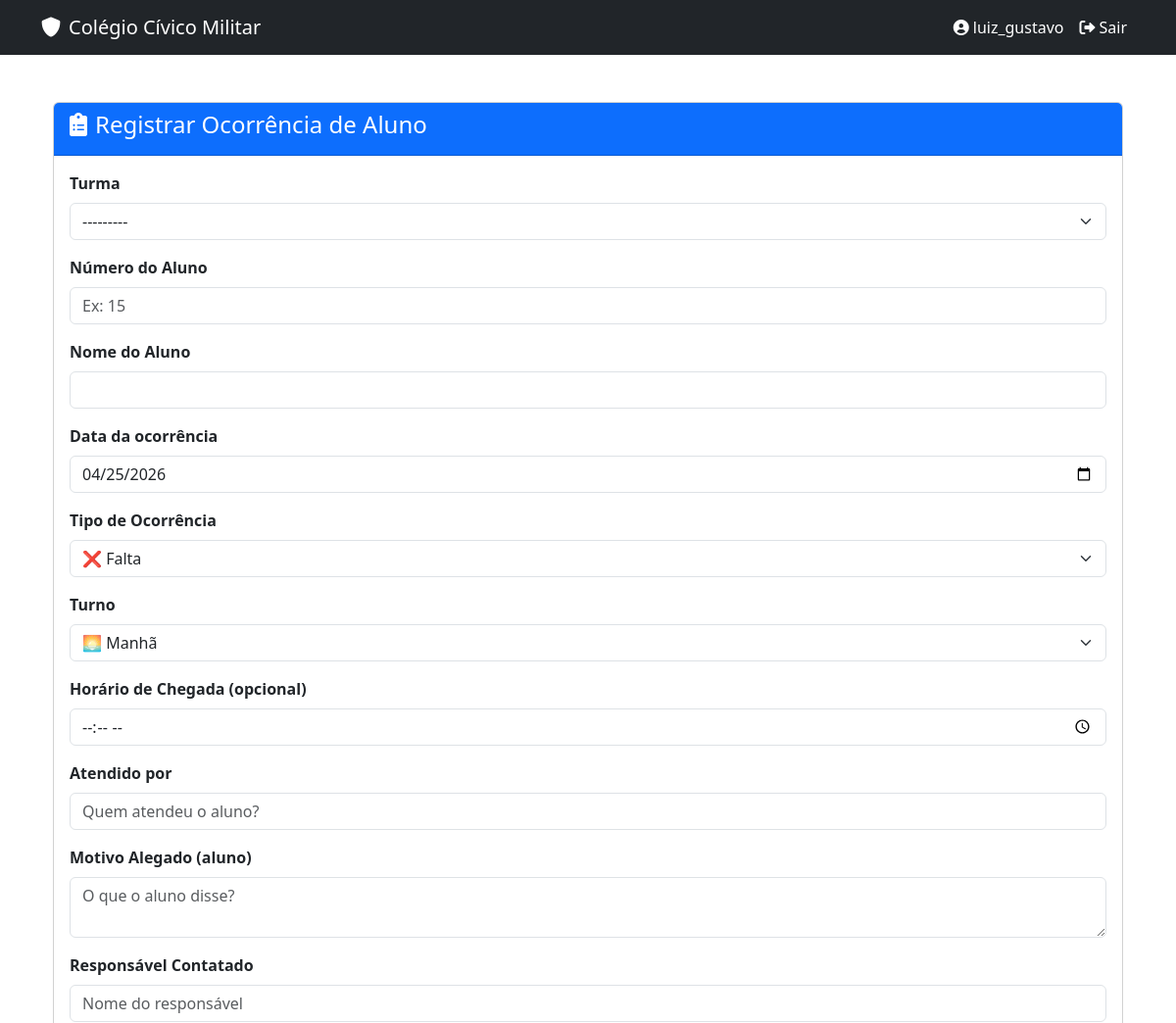
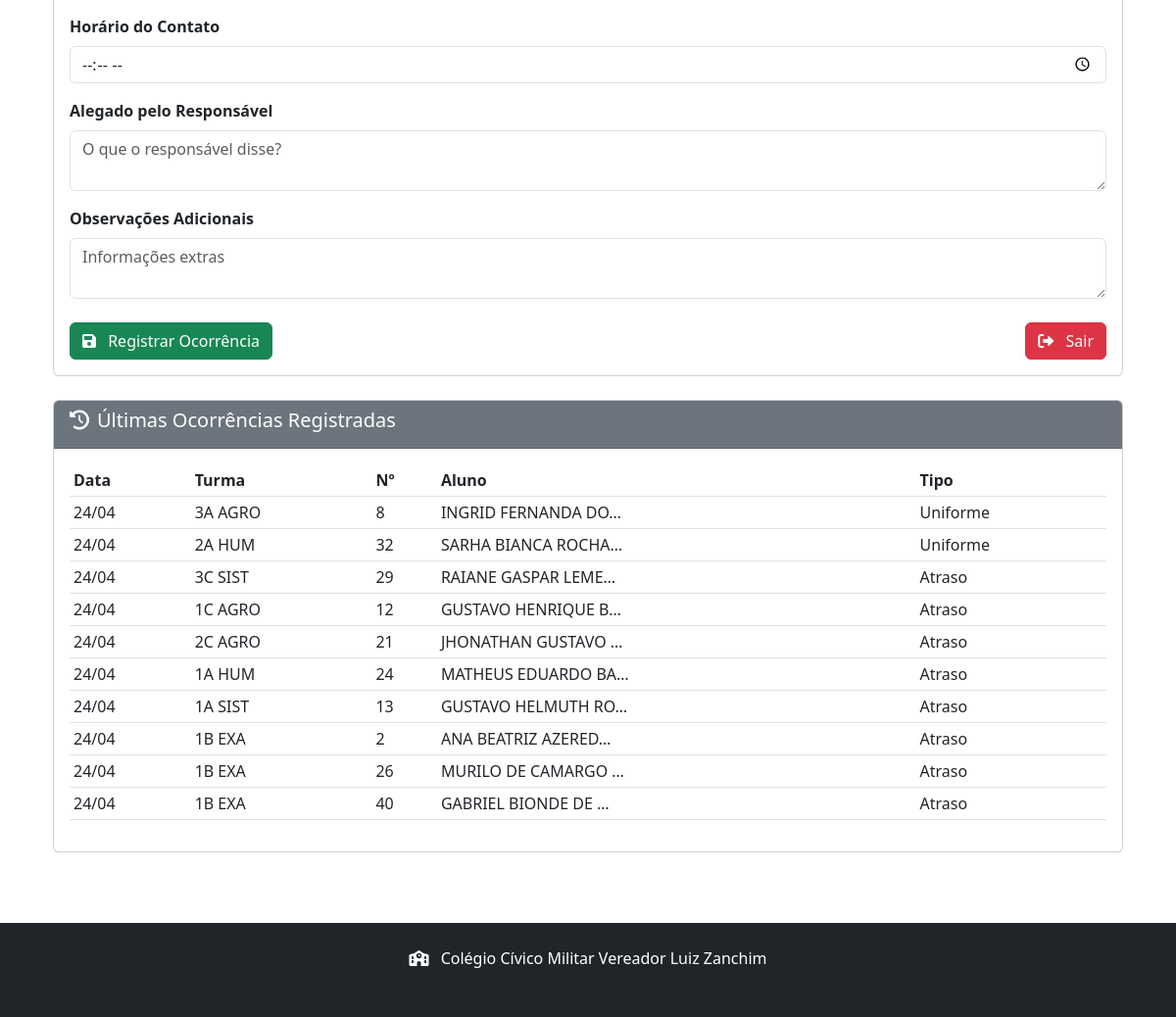
The app's page /digitador/ (signed in) with its own data (2 pictures, top to bottom).
### apps/models.py (models this page shows, shortened)
class RegistroOcorrenciaAluno(models.Model):
    TIPO_CHOICES = [
        ('falta', 'Falta'),
        ('atraso', 'Atraso'),
        ('piercing', 'Uso de Piercing'),
        ('cabelo', 'Cabelo'),
        ('uniforme', 'Uniforme'),
        ('desvio_normas', 'Desvio de Normas'),
    ]
    TURNO_CHOICES = [
        ('manha', 'Manhã'),
        ('tarde', 'Tarde'),
    ]
    aluno = models.ForeignKey(Aluno, on_delete=models.CASCADE, related_name='ocorrencias')
    data = models.DateField(default=timezone.now)
    faltou = models.BooleanField(default=False, verbose_name="Faltou")
    tipo_ocorrencia = models.CharField(max_length=20, choices=TIPO_CHOICES, default='falta', verbose_name="Tipo de ocorrência")
    busca_ativa_realizada = models.BooleanField(default=False, verbose_name="Busca Ativa realizada")
    turno = models.CharField(max_length=10, choices=TURNO_CHOICES, default='manha', verbose_name="Turno")
    observacoes_adicionais = models.TextField(
        blank=True,
        null=True,
        verbose_name="Observações Adicionais (ATA)"
    )
    horario_chegada = models.TimeField(verbose_name="Horário de chegada", null=True, blank=True)
    motivo_alegado = models.TextField(verbose_name="Motivo alegado pelo aluno", blank=True)
    atendido_por = models.CharField(max_length=100, verbose_name="Atendido por (pedagoga)", blank=True)
    responsavel_contatado = models.CharField(max_length=100, verbose_name="Nome do responsável contatado", blank=True)
    horario_contato = models.TimeField(verbose_name="Horário do contato", null=True, blank=True)
    alegado_responsavel = models.TextField(verbose_name="O que foi alegado pelo responsável", blank=True)
    resposta_disparo = models.TextField(
        blank=True,
        null=True,
        verbose_name="Resposta via Disparo (WhatsApp)"
    )
    resposta_disparo_data = models.DateTimeField(
        blank=True,
        null=True,
        verbose_name="Data da resposta via disparo"
    )
    registrado_em = models.DateTimeField(auto_now_add=True)
    registrado_por = models.ForeignKey(
        User,
        on_delete=models.SET_NULL,
        null=True,
        related_name='ocorrencias_registradas'
    )
    class Meta:
        ordering = ['-data', '-horario_chegada']
        verbose_name = "Ocorrência de Aluno"
        verbose_name_plural = "Ocorrências de Alunos"

class Aluno(models.Model):
    nome = models.CharField(max_length=100)
    numero = models.IntegerField()
    turma = models.ForeignKey(Turma, on_delete=models.CASCADE, related_name='alunos')
    ativo = models.BooleanField(default=True)
    telefone = models.CharField(max_length=20, blank=True, null=True, verbose_name="Telefone")
    class Meta:
        ordering = ['turma', 'numero']
        unique_together = ['turma', 'numero']

class Turma(models.Model):
    TURNO_CHOICES = [
        ('manha', 'Manhã'),
        ('tarde', 'Tarde'),
    ]
    nome = models.CharField(max_length=10)  # Ex: 3A, 3B
    ano = models.IntegerField()  # 2026
    serie = models.CharField(max_length=20)  # 3º Ano
    ativa = models.BooleanField(default=True)
    turno = models.CharField(
        max_length=10,
        choices=TURNO_CHOICES,
        blank=True,
        null=True,
        verbose_name='Turno'
    )
    class Meta:
        ordering = ['nome']
    def __str__(self):
        return f"{self.serie} - {self.nome}"

### apps/views.py (the view)
# urls.py: path('digitador/', views.formulario_digitador, name='formulario_digitador'),
@login_required
@user_passes_test(grupo_digitadores, login_url='/')
def formulario_digitador(request):
    ultima_data_str = request.session.get('ultima_data_ocorrencia')
    if ultima_data_str:
        try:
            ultima_data = datetime.strptime(ultima_data_str, '%Y-%m-%d').date()
        except ValueError:
            ultima_data = timezone.now().date()
    else:
        ultima_data = timezone.now().date()
    ultima_turma_id = request.session.get('ultima_turma_ocorrencia_id')
    ultima_turma = None
    if ultima_turma_id:
        try:
            ultima_turma = Turma.objects.get(id=ultima_turma_id)
        except Turma.DoesNotExist:
            ultima_turma = None
    if request.method == 'POST':
        form = RegistroOcorrenciaForm(request.POST)
        if form.is_valid():
            turma = form.cleaned_data['turma']
            numero = form.cleaned_data['numero_aluno']
            aluno = Aluno.objects.filter(turma=turma, numero=numero).first()
            if not aluno:
                messages.error(request, f'Aluno número {numero} não encontrado na turma {turma.nome}!')
                return render(request, 'formulario_digitador.html', {
                    'form': form,
                    'ultimas_ocorrencias': RegistroOcorrenciaAluno.objects.select_related('aluno', 'aluno__turma').order_by('-data', '-horario_chegada')[:10]
                })
            ocorrencia = form.save(commit=False)
            tipo_ocorrencia = form.cleaned_data.get('tipo_ocorrencia')
            if tipo_ocorrencia == 'falta':
                ocorrencia.faltou = True
            else:
                ocorrencia.faltou = False
            ocorrencia.turno = form.cleaned_data.get('turno', 'manha')
            if ocorrencia.horario_chegada == '':
                ocorrencia.horario_chegada = None
            if ocorrencia.horario_contato == '':
                ocorrencia.horario_contato = None
            ocorrencia.aluno = aluno
            ocorrencia.registrado_por = request.user
            ocorrencia.save()
            request.session['ultima_data_ocorrencia'] = ocorrencia.data.isoformat()
            request.session['ultima_turma_ocorrencia_id'] = turma.id
            request.session['ultima_turma_ocorrencia_nome'] = turma.nome
            messages.success(request, f'Ocorrência registrada para {aluno.nome} (Turma {turma.nome}, Nº {numero})')
            return redirect('formulario_digitador')
        else:
            messages.error(request, 'Erro no formulário. Verifique os dados.')
    else:
        initial_data = {
            'data': ultima_data.isoformat(),
            'faltou': True,
        }
        form = RegistroOcorrenciaForm(initial=initial_data)
        if ultima_turma:
            form.fields['turma'].initial = ultima_turma
    ultimas_ocorrencias = RegistroOcorrenciaAluno.objects.select_related('aluno', 'aluno__turma').order_by('-data', '-horario_chegada')[:10]
    return render(request, 'formulario_digitador.html', {
        'form': form,
        'ultimas_ocorrencias': ultimas_ocorrencias
    })

### apps/views.py (called while the page is built)
def grupo_digitadores(user):
    return user.groups.filter(name='Digitadores').exists()

### apps/templates/formulario_digitador.html (shortened to what this page needs)
{% extends 'base.html' %}
{% block content %}
<div class="container mt-4">
    <div class="card">
        <div class="card-header bg-primary text-white">
            <h4><i class="fas fa-clipboard-list me-2"></i>Registrar Ocorrência de Aluno</h4>
        </div>
        <div class="card-body">
            <form method="post" id="ocorrenciaForm">
                <div class="mb-3">
                    <label class="form-label fw-bold">{{ form.turma.label }}</label>
                    {{ form.turma }}
                </div>
                <div class="mb-3">
                    <label class="form-label fw-bold">{{ form.numero_aluno.label }}</label>
                    {{ form.numero_aluno }}
                </div>
                <div class="mb-3">
                    <label class="form-label fw-bold">{{ form.nome_aluno.label }}</label>
                    {{ form.nome_aluno }}
                </div>
                <div class="mb-3">
                    <label class="form-label fw-bold">{{ form.data.label }}</label>
                    {{ form.data }}
                </div>
                <div class="mb-3">
                    <label class="form-label fw-bold">Tipo de Ocorrência</label>
                    <select name="tipo_ocorrencia" class="form-select" required>
                        <option value="falta">❌ Falta</option>
                    </select>
                </div>
                <div class="mb-3">
                    <label class="form-label fw-bold">Turno</label>
                    <select name="turno" class="form-select" required>
                        <option value="manha">🌅 Manhã</option>
                    </select>
                </div>
                <div class="mb-3">
                    <label class="form-label fw-bold">Horário de Chegada (opcional)</label>
                    <input type="time" name="horario_chegada" class="form-control" step="60">
                </div>
                <div class="mb-3">
                    <label class="form-label fw-bold">Atendido por</label>
                    <input type="text" name="atendido_por" class="form-control" placeholder="Quem atendeu o aluno?">
                </div>
                <div class="mb-3">
                    <label class="form-label fw-bold">Motivo Alegado (aluno)</label>
                    <textarea name="motivo_alegado" class="form-control" rows="2" placeholder="O que o aluno disse?"></textarea>
                </div>
                <div class="mb-3">
                    <label class="form-label fw-bold">Responsável Contatado</label>
                    <input type="text" name="responsavel_contatado" class="form-control" placeholder="Nome do responsável">
                </div>
                <div class="mb-3">
                    <label class="form-label fw-bold">Horário do Contato</label>
                    <input type="time" name="horario_contato" class="form-control" step="60">
                </div>
                <div class="mb-3">
                    <label class="form-label fw-bold">Alegado pelo Responsável</label>
                    <textarea name="alegado_responsavel" class="form-control" rows="2" placeholder="O que o responsável disse?"></textarea>
                </div>
                <div class="mb-3">
                    <label class="form-label fw-bold">Observações Adicionais</label>
                    <textarea name="observacoes_adicionais" class="form-control" rows="2" placeholder="Informações extras"></textarea>
                </div>
                <div class="mt-4 d-flex justify-content-between">
                    <button type="submit" class="btn btn-success">
                        <i class="fas fa-save me-2"></i> Registrar Ocorrência
                    </button>
                    <form method="post" action="{% url 'logout' %}" style="display: inline;">
                        <button type="submit" class="btn btn-danger">
                            <i class="fas fa-sign-out-alt me-2"></i> Sair
                        </button>
                    </form>
                </div>
            </form>
        </div>
    </div>
    <div class="card mt-4">
        <div class="card-header bg-secondary text-white">
            <h5><i class="fas fa-history me-2"></i>Últimas Ocorrências Registradas</h5>
        </div>
        <div class="card-body">
            {% if ultimas_ocorrencias %}
                <div class="table-responsive">
                    <table class="table table-sm table-hover">
                        <thead>
                            <tr>
                                <th>Data</th>
                                <th>Turma</th>
                                <th>Nº</th>
                                <th>Aluno</th>
                                <th>Tipo</th>
                            </tr>
                        </thead>
                        <tbody>
                            {% for occ in ultimas_ocorrencias %}
                            <tr>
                                <td>{{ occ.data|date:"d/m" }}</td>
                                <td>{{ occ.aluno.turma.nome }}</td>
                                <td>{{ occ.aluno.numero }}</td>
                                <td>{{ occ.aluno.nome|truncatechars:20 }}</td>
                                <td>{{ occ.get_tipo_ocorrencia_display|truncatechars:12 }}</td>
                            </tr>
                            {% endfor %}
                        </tbody>
                    </table>
                </div>
            {% else %}
                <p class="text-muted text-center mb-0">Nenhuma ocorrência registrada ainda.</p>
            {% endif %}
        </div>
    </div>
</div>
{% endblock %}

### apps/templates/base.html (shortened to what this page needs)
<!DOCTYPE html>
<html lang="pt-br">
<head>
    <link href="https://cdn.jsdelivr.net/npm/bootstrap@5.3.0/dist/css/bootstrap.min.css" rel="stylesheet">
    <link rel="stylesheet" href="https://cdnjs.cloudflare.com/ajax/libs/font-awesome/6.0.0/css/all.min.css">
</head>
<body>
    <nav class="navbar navbar-expand-lg navbar-dark bg-dark">
        <div class="container">
            <a class="navbar-brand" href="/">
                <i class="fas fa-shield-alt me-2"></i>Colégio Cívico Militar
            </a>
            <div class="navbar-nav ms-auto">
                {% if user.is_authenticated %}
                    <span class="nav-item nav-link text-white">
                        <i class="fas fa-user-circle me-1"></i>{{ user.get_username }}
                    </span>
                    <form method="post" action="{% url 'logout' %}" class="nav-item">
                        <button type="submit" class="btn btn-link nav-link text-white">
                            <i class="fas fa-sign-out-alt me-1"></i>Sair
                        </button>
                    </form>
                {% else %}
                    <a class="nav-link text-white" href="{% url 'login' %}">
                        <i class="fas fa-sign-in-alt me-1"></i>Entrar
                    </a>
                {% endif %}
            </div>
        </div>
    </nav>
    <main class="py-4">
        <div class="container">
            {% block content %}
            {% endblock %}
        </div>
    </main>
    <footer class="bg-dark text-white py-4 mt-5">
        <div class="container text-center">
            <p class="mb-0">
                <i class="fas fa-school me-2"></i>
                Colégio Cívico Militar Vereador Luiz Zanchim
            </p>
            <small class="text-muted">
                <i class="fas fa-code me-1"></i>
            </small>
        </div>
    </footer>
</body>
</html>

### records on screen
RegistroOcorrenciaAluno: data "24/04", aluno.turma.nome "3A AGRO", aluno.numero "8", aluno.nome "INGRID FERNANDA DO…", tipo_ocorrencia "Uniforme"
RegistroOcorrenciaAluno: data "24/04", aluno.turma.nome "2A HUM", aluno.numero "32", aluno.nome "SARHA BIANCA ROCHA…", tipo_ocorrencia "Uniforme"
RegistroOcorrenciaAluno: data "24/04", aluno.turma.nome "3C SIST", aluno.numero "29", aluno.nome "RAIANE GASPAR LEME…", tipo_ocorrencia "Atraso"
RegistroOcorrenciaAluno: data "24/04", aluno.turma.nome "1C AGRO", aluno.numero "12", aluno.nome "GUSTAVO HENRIQUE B…", tipo_ocorrencia "Atraso"
RegistroOcorrenciaAluno: data "24/04", aluno.turma.nome "2C AGRO", aluno.numero "21", aluno.nome "JHONATHAN GUSTAVO …", tipo_ocorrencia "Atraso"
RegistroOcorrenciaAluno: data "24/04", aluno.turma.nome "1A HUM", aluno.numero "24", aluno.nome "MATHEUS EDUARDO BA…", tipo_ocorrencia "Atraso"
RegistroOcorrenciaAluno: data "24/04", aluno.turma.nome "1A SIST", aluno.numero "13", aluno.nome "GUSTAVO HELMUTH RO…", tipo_ocorrencia "Atraso"
RegistroOcorrenciaAluno: data "24/04", aluno.turma.nome "1B EXA", aluno.numero "2", aluno.nome "ANA BEATRIZ AZERED…", tipo_ocorrencia "Atraso"
RegistroOcorrenciaAluno: data "24/04", aluno.turma.nome "1B EXA", aluno.numero "26", aluno.nome "MURILO DE CAMARGO …", tipo_ocorrencia "Atraso"
RegistroOcorrenciaAluno: data "24/04", aluno.turma.nome "1B EXA", aluno.numero "40", aluno.nome "GABRIEL BIONDE DE …", tipo_ocorrencia "Atraso"

### other values on screen
{{ user.get_username }} "luiz_gustavo"
